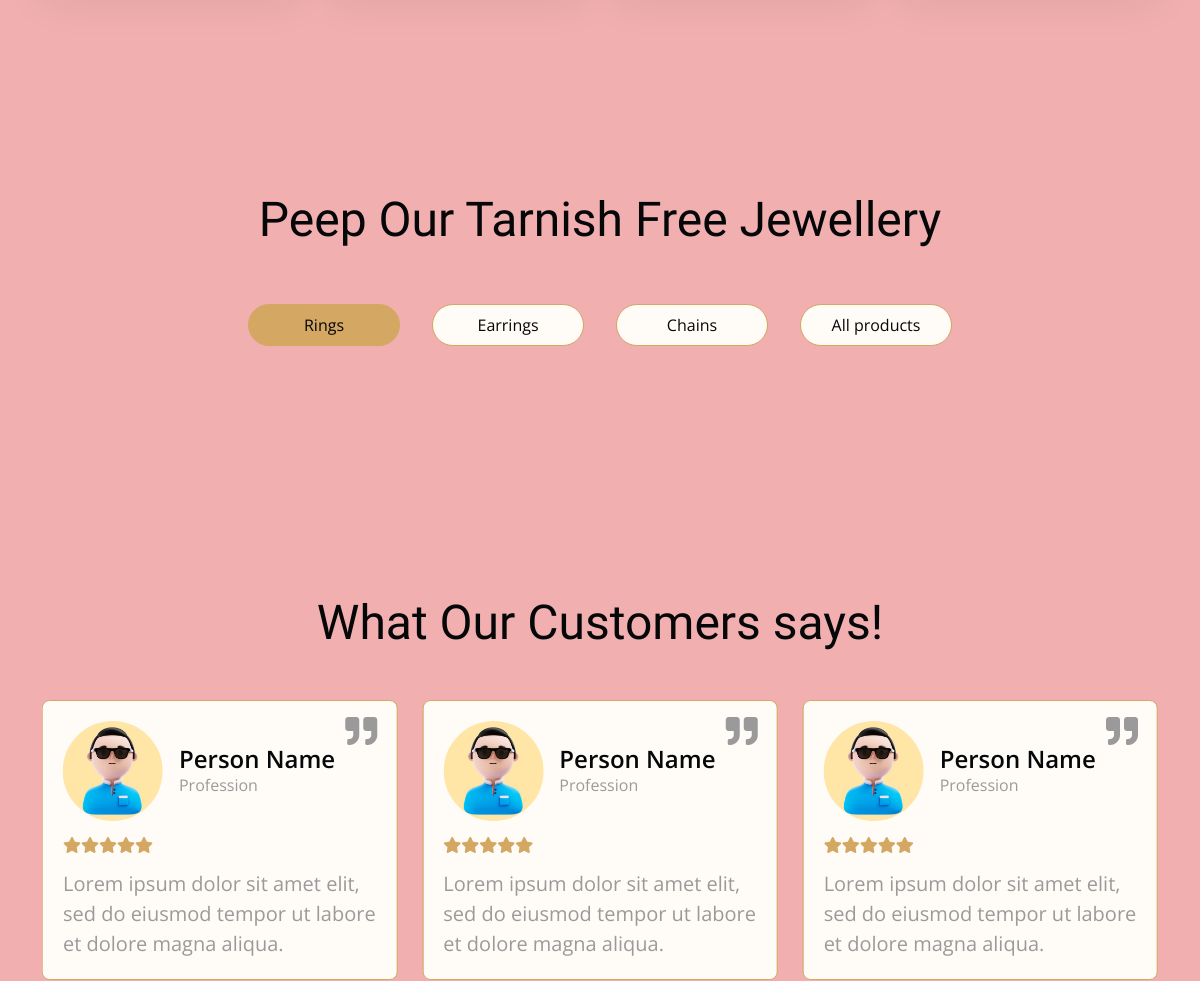
Before: / (middle part) with the older database file.
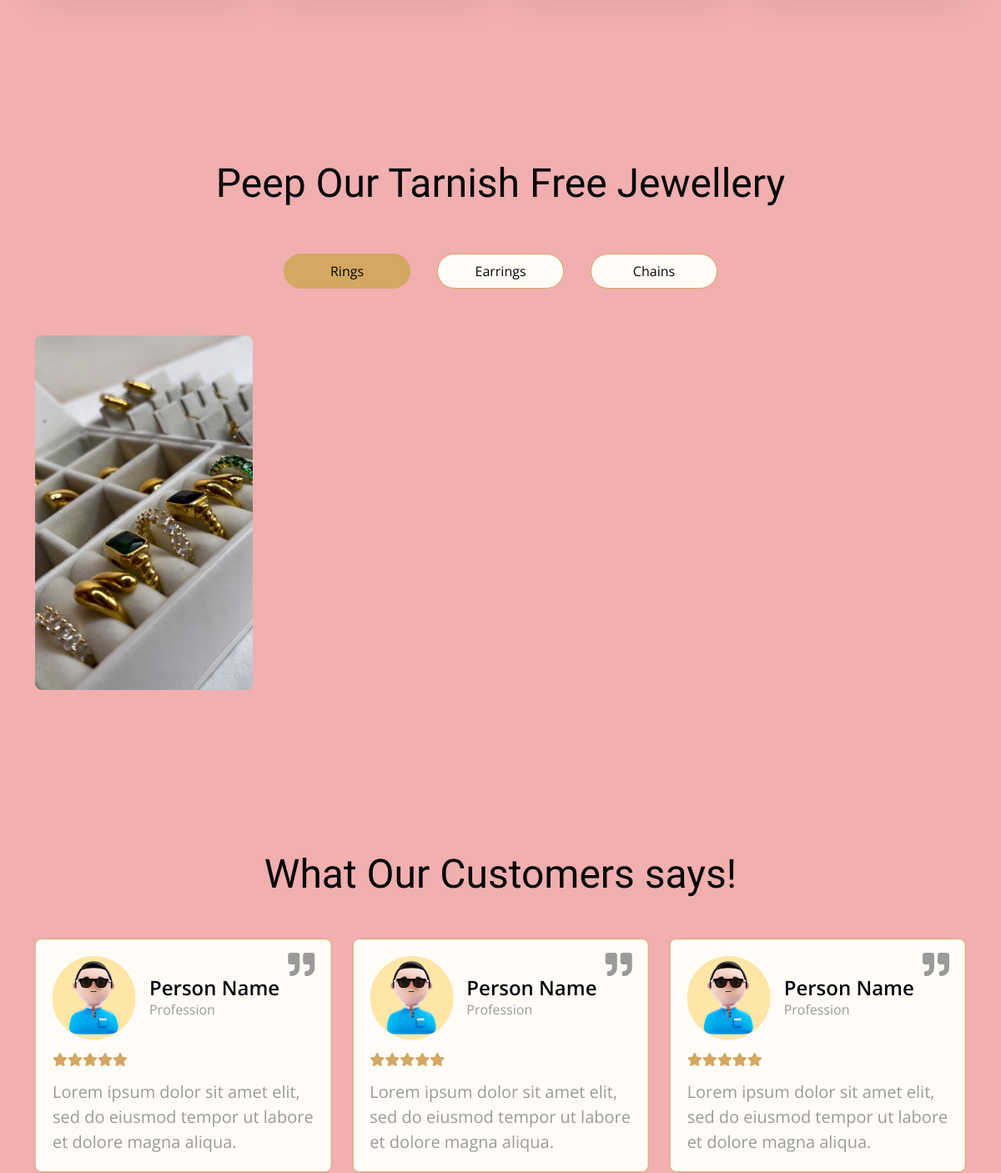
After: the same page with the newer database file.
### dazzle/models.py (models this page shows, shortened)
class Categories(models.Model):
    name = models.CharField(max_length=60)

class Products(models.Model):
    name = models.CharField(max_length=50)
    image = models.ImageField(upload_to="products")
    price = models.DecimalField(max_digits=6, decimal_places=2)
    category = models.ForeignKey(Categories, null=True, blank=True, on_delete=models.CASCADE)

### dazzle/views.py (the view)
# urls.py: path('', views.home, name='home'),
def home(request):
    categories = Categories.objects.all()
    products = Products.objects.all()
    grouped_products = {}
    for category in categories:
        grouped_products[category.name] = products.filter(category=category)
    return render(request, 'index.html', {"navbar":"home", "grouped_products":grouped_products})

### dazzle/templates/index.html (shortened to what this page needs)
{% extends "layout.html" %}
{%load static%}
{% block body %}
        <div class="container-fluid service py-6">
        </div>
        <div class="container-fluid event py-6">
            <div class="container">
                <div class="text-center wow bounceInUp" data-wow-delay="0.1s">
                    <h1 class="display-5 mb-5">Peep Our Tarnish Free Jewellery</h1>
                </div>
                <div class="tab-class text-center">
                    <ul class="nav nav-pills d-inline-flex justify-content-center mb-5 wow bounceInUp" data-wow-delay="0.1s">
                        {% for key, value in grouped_products.items %}
                            <li class="nav-item p-2">
                                <a class="d-flex py-2 mx-2 border border-primary bg-light rounded-pill {% if forloop.counter == 1 %} active {% endif %}" data-bs-toggle="pill" href="#tab-{{key}}">
                                    <span class="text-dark" style="width: 150px;">{{key}}</span>
                                </a>
                            </li>
                        {% endfor %}
                    </ul>
                </div>
                    <div class="tab-content">
                        {%for key, value in grouped_products.items %}
                        <div id="tab-{{key}}" class="tab-pane fade p-0 {% if forloop.counter == 1 %}show active {% endif %}">
                            <div class="row g-4">
                                <div class="col-lg-12">
                                    <div class="row g-4">
                                        {%for product in value %}
                                        <div class="col-md-6 col-lg-3">
                                            <div class="event-img position-relative">
                                                <img class="img-fluid rounded w-100" src="media/{{ product.image }}" alt="">
                                            </div>
                                        </div>
                                        {%endfor%}
                                    </div>
                                </div>
                            </div>
                        </div>
                        {%endfor%}
                    </div>
                </div>
            </div>
        <div class="container-fluid py-6">
            <div class="container">
                <div class="text-center wow bounceInUp" data-wow-delay="0.1s">
                    <h1 class="display-5 mb-5">What Our Customers says!</h1>
                </div>
                <div class="owl-carousel owl-theme testimonial-carousel testimonial-carousel-1 mb-4 wow bounceInUp" data-wow-delay="0.1s">
                    <div class="testimonial-item rounded bg-light">
                        <div class="d-flex mb-3">
                            <img src={%static "img/user.jpg"%} class="img-fluid rounded-circle flex-shrink-0" alt="">
                            <div class="position-absolute" style="top: 15px; right: 20px;">
                                <i class="fa fa-quote-right fa-2x"></i>
                            </div>
                            <div class="ps-3 my-auto">
                                <h4 class="mb-0">Person Name</h4>
                                <p class="m-0">Profession</p>
                            </div>
                        </div>
                        <div class="testimonial-content">
                            <div class="d-flex">
                                <i class="fas fa-star text-primary"></i>
                                <i class="fas fa-star text-primary"></i>
                                <i class="fas fa-star text-primary"></i>
                                <i class="fas fa-star text-primary"></i>
                                <i class="fas fa-star text-primary"></i>
                            </div>
                            <p class="fs-5 m-0 pt-3">Lorem ipsum dolor sit amet elit, sed do eiusmod tempor ut labore et dolore magna aliqua.</p>
                        </div>
                    </div>
                    <div class="testimonial-item rounded bg-light">
                        <div class="d-flex mb-3">
                            <img src={%static "img/user.jpg"%} class="img-fluid rounded-circle flex-shrink-0" alt="">
                            <div class="position-absolute" style="top: 15px; right: 20px;">
                                <i class="fa fa-quote-right fa-2x"></i>
                            </div>
                            <div class="ps-3 my-auto">
                                <h4 class="mb-0">Person Name</h4>
                                <p class="m-0">Profession</p>
                            </div>
                        </div>
                        <div class="testimonial-content">
                            <div class="d-flex">
                                <i class="fas fa-star text-primary"></i>
                                <i class="fas fa-star text-primary"></i>
                                <i class="fas fa-star text-primary"></i>
                                <i class="fas fa-star text-primary"></i>
                                <i class="fas fa-star text-primary"></i>
                            </div>
                            <p class="fs-5 m-0 pt-3">Lorem ipsum dolor sit amet elit, sed do eiusmod tempor ut labore et dolore magna aliqua.</p>
                        </div>
                    </div>
                    <div class="testimonial-item rounded bg-light">
                        <div class="d-flex mb-3">
                            <img src={%static "img/user.jpg"%}  class="img-fluid rounded-circle flex-shrink-0" alt="">
                            <div class="position-absolute" style="top: 15px; right: 20px;">
                                <i class="fa fa-quote-right fa-2x"></i>
                            </div>
                            <div class="ps-3 my-auto">
                                <h4 class="mb-0">Person Name</h4>
                                <p class="m-0">Profession</p>
                            </div>
                        </div>
                        <div class="testimonial-content">
                            <div class="d-flex">
                                <i class="fas fa-star text-primary"></i>
                                <i class="fas fa-star text-primary"></i>
                                <i class="fas fa-star text-primary"></i>
                                <i class="fas fa-star text-primary"></i>
                                <i class="fas fa-star text-primary"></i>
                            </div>
                            <p class="fs-5 m-0 pt-3">Lorem ipsum dolor sit amet elit, sed do eiusmod tempor ut labore et dolore magna aliqua.</p>
                        </div>
                    </div>
                </div>
            </div>
        </div>
        {%endblock%}

### dazzle/templates/layout.html (shortened to what this page needs)
{%load static %}
<!DOCTYPE html>
<html lang="en">
    <head>
        <link rel="stylesheet" href="https://use.fontawesome.com/releases/v5.15.4/css/all.css"/>
        <link href="https://cdn.jsdelivr.net/npm/bootstrap-icons@1.4.1/font/bootstrap-icons.css" rel="stylesheet">
        <link href={% static  "lib/animate/animate.min.css"%}  rel="stylesheet">
        <link href={% static  "lib/lightbox/css/lightbox.min.css"%} rel="stylesheet">
        <link href={% static  "lib/owlcarousel/owl.carousel.min.css" %} rel="stylesheet">
        <link href={% static "css/bootstrap.min.css" %} rel="stylesheet">
        <link href={%static "css/style.css"%} rel="stylesheet">
    </head>
    <body>
        {%block body%}
        {% endblock %}
    </body>
</html>

### dazzle/static/css/style.css (style rules this page uses)
body { background: #f1afaf; }
h1, h2, h3, .h1, .h2, .h3 { font-weight: 400 !important; font-family: 'Playball', cursive !important; }
h4, h5, h6, .h4, .h5, .h6 { font-weight: 600 !important; font-family: 'Open Sans', sans-serif !important; }
.py-6 { padding-top: 6rem; padding-bottom: 6rem; }
.wow, .animated { animation-duration: 2s !important; }
.event .tab-class .nav-item a.active { background: var(--bs-primary) !important; }
.testimonial-item { border: 1px solid var(--bs-primary); padding: 20px 20px; }
.testimonial-carousel .owl-item img { width: 100px; height: 100px; }

Changed rows visible on the page:
removed Categories: grouped_products "All products"
added Products: image (picture)
